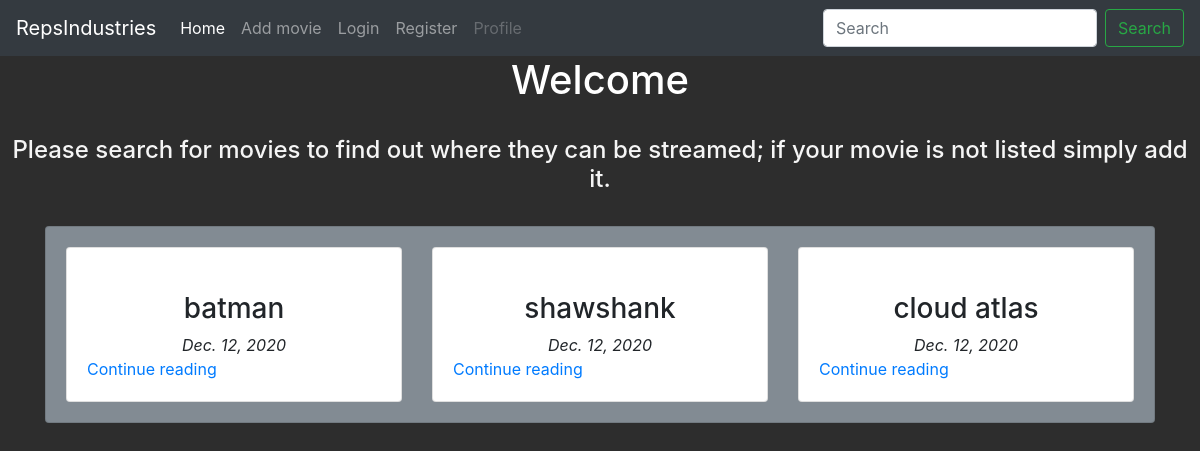
The page / on the database its author committed.
### main/models.py (models this page shows, shortened)
class Movie(models.Model):
    name = models.CharField(max_length=100)
    director = models.CharField(max_length=100)
    description = models.TextField(max_length=5000)
    release_date = models.DateField()
    rating = models.FloatField(default=0)
    image = models.URLField(default=None, null=True)
    netflix = models.IntegerField(default=0)
    hulu = models.IntegerField(default=0)
    amazon = models.IntegerField(default=0)
    youtube = models.IntegerField(default=0)

### main/views.py (the view)
# urls.py: path('', views.home, name="home" ),
def home(request):
    query = request.GET.get("title")
    allMovies = None
    if query:
        allMovies = Movie.objects.filter(name__icontains=query)
    else:
        allMovies = Movie.objects.all()
    context = {
        "movies": allMovies,
    }
    return render(request,'main/index.html', context)

### main/templates/main/index.html (shortened to what this page needs)
{% extends 'main/base.html' %}
{% block content %}
<h1 class="text-center" style = "color: white;"> Welcome</h1>
<br>
<h4 class="text-center" style="color: whitesmoke;"> Please search for movies to find out where they can be streamed; if your movie is not listed simply add it. </h4>
<br>
<div class="container">
  <div class="card" id="backdrop">
    <div class="card-body">
      <div class="row">
        {% for movie in movies %}
        <div class="col-md-4">
          <div class="card">
            <div class="card-body">
              <div class="text-center">
              <h3 class="text-center">{{movie.name}}</h3>
              <i class="text-center"> {{ movie.release_date }}</i>
              </div>
              <a href="{% url 'main:detail' movie.id %}">Continue reading</a>
            </div>
          </div>
        </div>
        {% endfor %}
      </div>
    </div>
  </div>
</div>
{% endblock %}

### main/static/css/main.css (style rules this page uses)
body { background-color: #2d2d2d; }
#backdrop { background-color: #828b93; }

### rows shown on the page
Movie: name "batman", release_date "Dec. 12, 2020"
Movie: name "shawshank", release_date "Dec. 12, 2020"
Movie: name "cloud atlas", release_date "Dec. 12, 2020"
